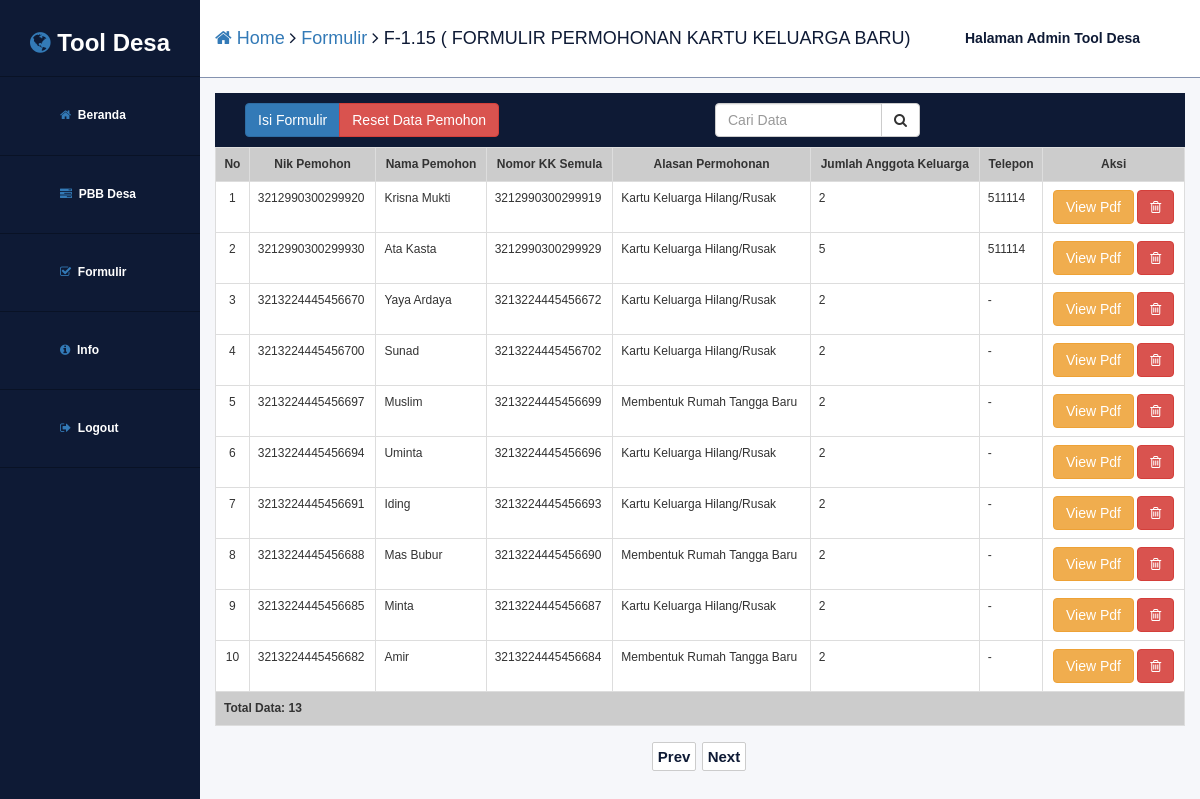
/?page1=f115 (signed in), run on the app's committed database.
### tables this page shows
CREATE TABLE `pemohon_kk` (
  `nik_pemohon` varchar(16) NOT NULL,
  `nama_pemohon` varchar(100) NOT NULL,
  `no_kk_semula` varchar(16) NOT NULL,
  `alamat_pemohon` varchar(255) NOT NULL,
  `rt` varchar(3) NOT NULL,
  `rw` varchar(3) NOT NULL,
  `desa` varchar(50) NOT NULL,
  `kecamatan` varchar(50) NOT NULL,
  `kabupaten` varchar(50) NOT NULL,
  `propinsi` varchar(50) NOT NULL,
  `kodepos` varchar(5) NOT NULL,
  `telepon` varchar(15) NOT NULL,
  `alasan_permohonan` varchar(1) NOT NULL,
  `jumlah_anggota_keluarga` int(2) DEFAULT NULL,
  `tanggal_input` timestamp NOT NULL DEFAULT CURRENT_TIMESTAMP ON UPDATE CURRENT_TIMESTAMP
);

### pages/formulir/f115/f115.php (called while the page is built, shortened)
<?php
table_f115();
?>

### library/formulir/f115/tables.php (the view, shortened to what this page needs)
<?php
function table_f115(){
	$sort="ASC";
	?>
	<table class="table table-bordered table-aing table-responsive col-md-12 col-sm-12 col-xs-12">
		<tr>
			<th class="text-center">No</th>
			<th class="text-center"><a class="link-th" href="<?php echo "?page1=f115-sorting&kolom=nik_pemohon&sort=".$sort; ?>">Nik Pemohon</a></th>
			<th class="text-center"><a class="link-th" href="<?php echo "?page1=f115-sorting&kolom=nama_pemohon&sort=".$sort; ?>">Nama Pemohon</a></th>
			<th class="text-center"><a class="link-th" href="<?php echo "?page1=f115-sorting&kolom=no_kk_Semula&sort=".$sort; ?>">Nomor KK Semula</a></th>
			<th class="text-center"><a class="link-th" href="<?php echo "?page1=f115-sorting&kolom=alasan_permohonan&sort=".$sort; ?>">Alasan Permohonan</a></th>
			<th class="text-center"><a class="link-th" href="<?php echo "?page1=f115-sorting&kolom=jumlah_anggota_keluarga&sort=".$sort; ?>">Jumlah Anggota Keluarga</a></th>
			<th class="text-center"><a class="link-th" href="<?php echo "?page1=f115-sorting&kolom=telepon&sort=".$sort; ?>">Telepon</a></th>
			<th class="text-center">Aksi</th>
		</tr>
		<?php
		$koneksi = db_connect();
		$limit = 10;
		$hal = @$_GET['hal'];
		if(empty($hal)){
			$posisi = 0;
			$hal = 1;
		} else {
			$posisi = ($hal-1)*$limit;
		}
		$sql = "Select * from pemohon_kk order by tanggal_input desc LIMIT ".$posisi.", ".$limit;
		$result = $koneksi->query($sql);
		if($result->num_rows > 0){
			$no = $posisi + 1;
			while($row = $result->fetch_array()){
				?>
				<tr>
					<td class="text-center"><?php echo $no; ?></td>
					<td><?php echo $row['nik_pemohon'];?></td>
					<td><?php echo $row['nama_pemohon'];?></td>
					<td><?php echo $row['no_kk_semula'];?></td>
					<td>
						<?php
						if($row['alasan_permohonan'] == 1){
							echo "Membentuk Rumah Tangga Baru";
						}elseif($row['alasan_permohonan'] == 2){
							echo "Kartu Keluarga Hilang/Rusak" ;
						}else{
							echo "Lainnya";
						}
						?>
					</td>
					<td><?php echo $row['jumlah_anggota_keluarga'];?></td>
					<td><?php echo $row['telepon'];?></td>
					<td>
						<div class="text-center">
							<a class="btn btn-warning" target="_blank" href="<?php echo "?page1=f115-pdf&nik_pemohon=".$row['nik_pemohon']; ?>">View Pdf</a>
							<a class="btn btn-danger" href="<?php echo "?page1=f115-delete&nik_pemohon=".$row['nik_pemohon'];?>" onclick="return confirm('<?php echo "yakin hapus data dengan nik pemohon = ".$row['nik_pemohon']; ?>');"><i class="fa fa-trash-o" aria-hidden="true"></i></a>
						</div>
					</td>
				</tr>
				<?php
				$no++;
			}
		} else {
			?>
			<tr><td colspan="11">No Record</td></tr>
			<?php
		}
		$sql = "select * from pemohon_kk";
		$result = $koneksi->query($sql);
		if($result){
			$totaldata = $result->num_rows;
		} else {
			$totaldata = 0;
		}
		?>
		<tr>
			<th colspan="10">Total Data:  <?php echo $totaldata; ?></th>
		</tr>
	</table>
	<div id="navigasi-page" class="col-md-12 col-xs-12 col-sm-12 text-center">
		<?php
		$jumlahpage = ceil($totaldata/$limit);
		if($hal > 1){
			$prev = $hal - 1;
			?>
			<a class="nav-a" href="<?php echo "?page1=f115&hal=".$prev; ?>">Prev</a>
			<?php
		}else{
			?>
			<span class="nav-a">Prev</span>
			<?php
		}
		if($hal < $jumlahpage){
			$next = $hal + 1;
			?>
			<a class="nav-a" href="<?php echo "?page1=f115&hal=".$next; ?>">Next</a>
			<?php
		}else{
			?>
			<span class="nav-a">Next</span>
			<?php
		}
		?>
	</div>
	<?php
}
	?>

### style.css (style rules this page uses)
body { font-family: 'Helvetica' !important; }
.link-th { color: #333; }
.table-aing { background-color:#fff; }
.table-aing th { background-color:#ccc; color: #333; }
#navigasi-page { overflow:flex; }
.nav-a { font-weight:bold; font-size:15px; color:#0e1a35; padding:5px; background-color: #fff; border:1px solid #ccc; border-radius:2px; margin-right:2px; }

### data on the page
pemohon_kk: nik_pemohon "3212990300299920", nama_pemohon "Krisna Mukti", no_kk_semula "3212990300299919", alasan_permohonan "Kartu Keluarga Hilang/Rusak", jumlah_anggota_keluarga "2", telepon "511114"
pemohon_kk: nik_pemohon "3212990300299930", nama_pemohon "Ata Kasta", no_kk_semula "3212990300299929", alasan_permohonan "Kartu Keluarga Hilang/Rusak", jumlah_anggota_keluarga "5", telepon "511114"
pemohon_kk: nik_pemohon "3213224445456670", nama_pemohon "Yaya Ardaya", no_kk_semula "3213224445456672", alasan_permohonan "Kartu Keluarga Hilang/Rusak", jumlah_anggota_keluarga "2", telepon "-"
pemohon_kk: nik_pemohon "3213224445456700", nama_pemohon "Sunad", no_kk_semula "3213224445456702", alasan_permohonan "Kartu Keluarga Hilang/Rusak", jumlah_anggota_keluarga "2", telepon "-"
pemohon_kk: nik_pemohon "3213224445456697", nama_pemohon "Muslim", no_kk_semula "3213224445456699", alasan_permohonan "Membentuk Rumah Tangga Baru", jumlah_anggota_keluarga "2", telepon "-"
pemohon_kk: nik_pemohon "3213224445456694", nama_pemohon "Uminta", no_kk_semula "3213224445456696", alasan_permohonan "Kartu Keluarga Hilang/Rusak", jumlah_anggota_keluarga "2", telepon "-"
pemohon_kk: nik_pemohon "3213224445456691", nama_pemohon "Iding", no_kk_semula "3213224445456693", alasan_permohonan "Kartu Keluarga Hilang/Rusak", jumlah_anggota_keluarga "2", telepon "-"
pemohon_kk: nik_pemohon "3213224445456688", nama_pemohon "Mas Bubur", no_kk_semula "3213224445456690", alasan_permohonan "Membentuk Rumah Tangga Baru", jumlah_anggota_keluarga "2", telepon "-"
pemohon_kk: nik_pemohon "3213224445456685", nama_pemohon "Minta", no_kk_semula "3213224445456687", alasan_permohonan "Kartu Keluarga Hilang/Rusak", jumlah_anggota_keluarga "2", telepon "-"
pemohon_kk: nik_pemohon "3213224445456682", nama_pemohon "Amir", no_kk_semula "3213224445456684", alasan_permohonan "Membentuk Rumah Tangga Baru", jumlah_anggota_keluarga "2", telepon "-"

### other printed values
$title "Formulir"
$subtitle "F-1.15 ( FORMULIR PERMOHONAN KARTU KELUARGA BARU)"
$totaldata "13"
